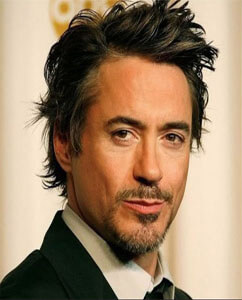
#> input picture TP4 - Diplomatura/imagenes/actor.png, 242 x 300 px, found by its file name
$ python TP4_Ejer9.py
#> lines starting #> are read from the running program, lines starting #| are printed output that depends on the picture; after the words box and inside, x2 and y2 are one past the last pixel; in counts of white or black regions, pixels touching at a corner belong together
### TP4 - Diplomatura/Personal/funciones.py
import numpy as np
import matplotlib.pyplot as plt
import cv2 as cv

#-----------------------------------------------------
# Devuelve imagen en dos colores, negro y blanco.
# Imagen: gris en 1 canal
# umbral
#-----------------------------------------------------
# [14 lines left out: functions bn, binaria_invertida, not called in this run]

#-----------------------------------------------------
# Devuelve imagen en dos colores, negro y gris.
# imagen en grises en 3 canales
# umbral
#-----------------------------------------------------
def bn_gris_3_canales(imagen, umbral):
    copia = imagen.copy()
    for i in range(len(copia)):
        for j in range(len(copia[0])):
            for k in range(len(copia[0, 0])):
                copia[i, j][k] = 180 if copia[i, j][k] > umbral else 0
    return copia

#-----------------------------------------------------
# Devuelve matriz de datos con los valores
# de cada pixel. [0 - 255]
# imagen_gris
#-----------------------------------------------------
# [32 lines left out: functions histograma_datos, valoresPixeles, histograma, not called in this run]


########################################################################

#-----------------------------------------------------
# Devuelve una imagen en grises con 3 valores por pixel.
# imagen
#-----------------------------------------------------
def luma_tres_valores(imagen):
    copia = imagen.copy()
    for i in range(len(copia)):
        for j in range(len(copia[i])):
            a, b, c = copia[i][j]
            gris = (c * 0.2126) + (b * 0.7152) + (a * 0.0722)
            for h in range(len(copia[i][j])):
                copia[i][j][h] = gris
    return copia

#-----------------------------------------------------
# Devuelve una imagen en grises con 1 valor por pixel.
# imagen
#-----------------------------------------------------
# [110 lines left out: functions luma, promedio, desaturar, convolucionar, flip, rotar, not called in this run]

### TP4 - Diplomatura/TP4_Ejer9.py
# 9. Dada la imagen original actor.png en color, generar la siguiente imagen, ¿Qué pasos
# debería hacer para lograrlo?

# Pasos:
# -Abrir la imagen y guardar
# -Convertir los colores a grises
# -Procesar la imagen en forma binaria
#    -Recorrer cada pixel
#       -Si pixel > umbral:
#           -pixel <- 180
#       -Sino:
#          -pixel <- 0
# -Concatenar las imágenes
#

import cv2 as cv
from Personal.funciones import *
import matplotlib.pyplot as plt
import numpy as np

imagen = cv.imread('imagenes\\actor.png')
#> imagen is the input picture: shape (300, 242, 3); mean B, G, R 105.5, 132.2, 158.3

imagen_binaria = bn_gris_3_canales(luma_tres_valores(imagen), 110)
#> after the loop in luma_tres_valores, `for i in range(len(copia)):`:
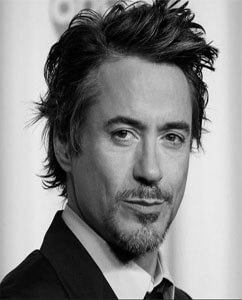
#> copia: shape (300, 242, 3); min 0, max 252, mean 135.4
#> after the loop in bn_gris_3_canales, `for i in range(len(copia)):`:
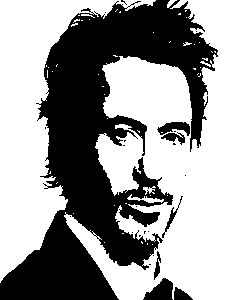
#> copia: shape (300, 242, 3); values 0 (black) and 180 (white), 60.7% white; 24 black regions (17 under 20 px), largest, box (x1, y1, x2, y2) and area: (0, 0, 218, 300) 27301, (143, 278, 173, 300) 417, (157, 122, 190, 136) 267

img = cv.hconcat([imagen, imagen_binaria])
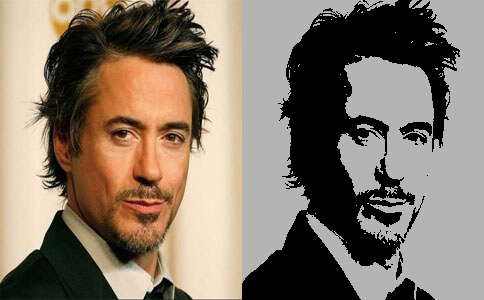
#> img: shape (300, 484, 3); mean B, G, R 107.4, 120.7, 133.8

cv.imshow('actor.png', img)

cv.waitKey(0)

cv.destroyAllWindows()

$ run again, with TP4 - Diplomatura/imagenes/fordt.png copied over TP4 - Diplomatura/imagenes/actor.png
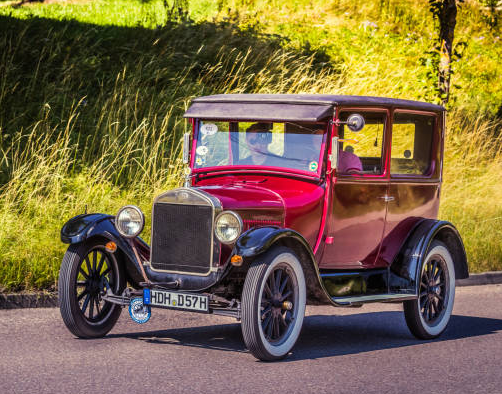
#> input picture TP4 - Diplomatura/imagenes/fordt.png, 502 x 394 px, found by its file name
#> imagen is the input picture: shape (394, 502, 3); mean B, G, R 69.8, 103.4, 123.5
#> after the loop in bn_gris_3_canales, `for i in range(len(copia)):`:
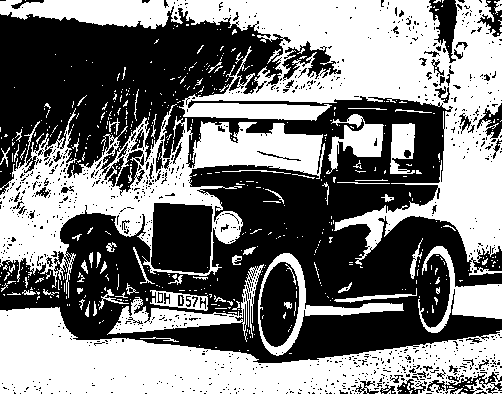
#> copia: shape (394, 502, 3); values 0 (black) and 180 (white), 48.6% white; 544 white regions (474 under 20 px), largest, box (x1, y1, x2, y2) and area: (0, 0, 502, 276) 38325, (0, 307, 502, 394) 23582, (0, 104, 325, 298) 19774
#> `img = cv.hconcat([imagen, imagen_binaria])`:
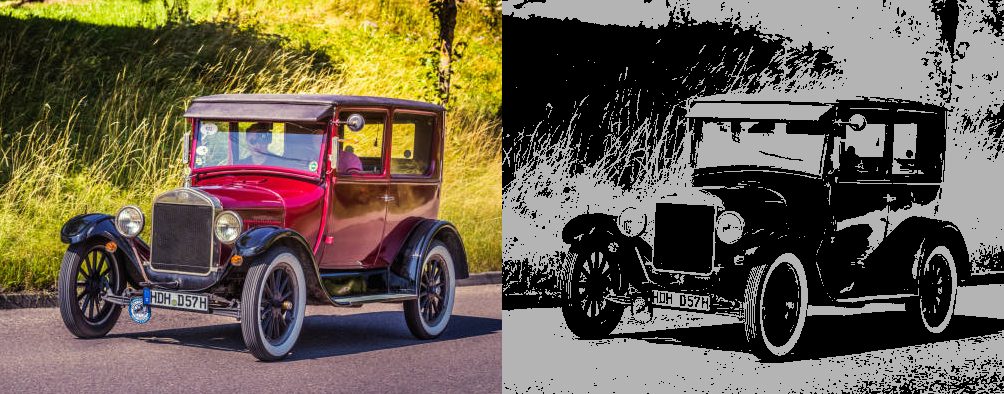
#> img: shape (394, 1004, 3); mean B, G, R 78.6, 95.4, 105.4
